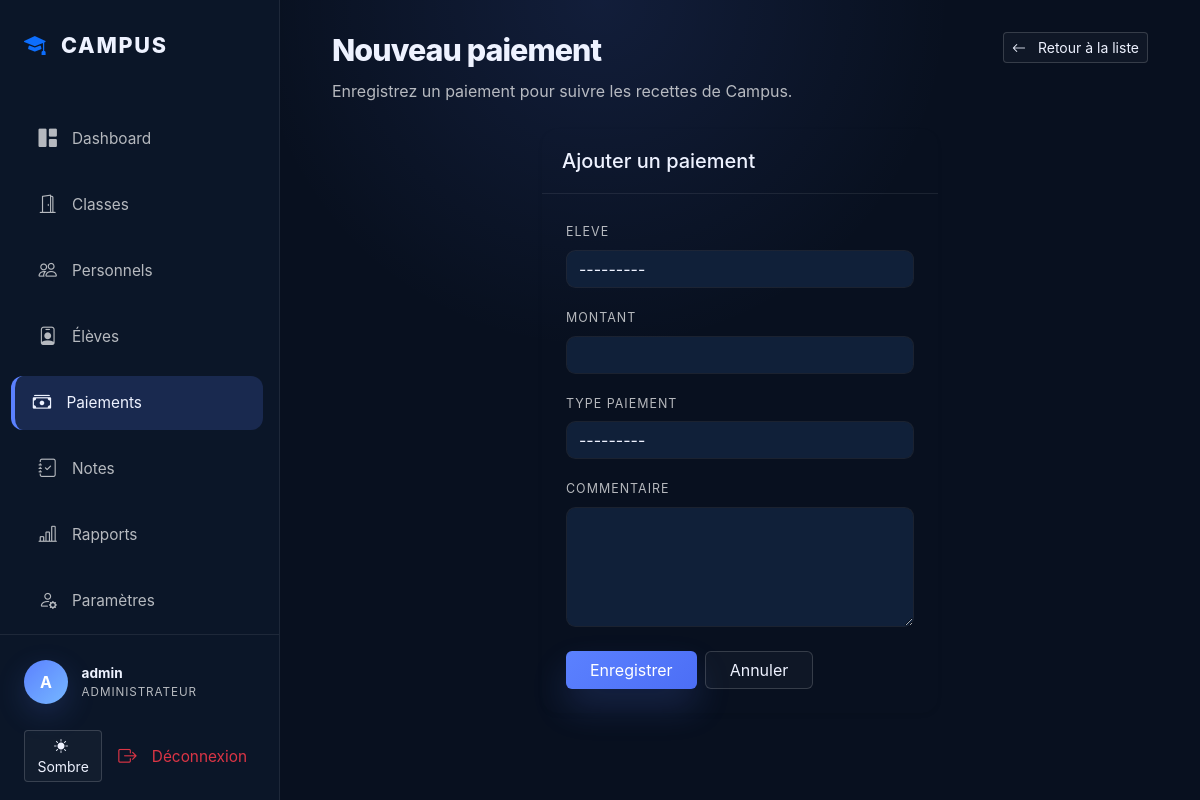
/paiements/ajouter/ (signed in), run on the app's committed database.
### my_app/models.py (models this page shows, shortened)
class Utilisateur(AbstractUser):
    ROLES = [
        ('administrateur', 'Administrateur'),
        ('responsable', 'Responsable'),
    ]
    SEXE = [
        ('homme', 'Homme'),
        ('femme', 'Femme'),
    ]
    role = models.CharField(max_length=20, choices=ROLES, blank=True, null=True)
    sexe = models.CharField(max_length=20, choices=SEXE, blank=True, null=True)
    contact = models.CharField(max_length=20, blank=True, null=True)
    objects = UtilisateurManager()

### my_app/views.py (the view)
# urls.py: path('paiements/ajouter/', ajouter_paiement, name='ajouter_paiement'),
@login_required
def ajouter_paiement(request):
    if request.method == "POST":
        form = PaiementForm(request.POST)
        if form.is_valid():
            form.save()
            return redirect('liste_paiements')
    else:
        form = PaiementForm()
    return render(request, 'ajouter_paiement.html', {'form': form})

### my_app/forms.py
class PaiementForm(forms.ModelForm):
    class Meta:
        model = Paiement
        fields = ['eleve', 'montant', 'type_paiement', 'commentaire']
        widgets = {
            'eleve': forms.Select(attrs={'class': 'form-control'}),
            'montant': forms.NumberInput(attrs={'class': 'form-control'}),
            'type_paiement': forms.Select(attrs={'class': 'form-control'}),
            'commentaire': forms.Textarea(attrs={'class': 'form-control', 'rows': 3}),
        }

### my_app/templates/ajouter_paiement.html (shortened to what this page needs)
{% extends "base.html" %}
{% block content %}
<div class="page-header mb-4">
    <div>
        <h1>Nouveau paiement</h1>
        <p class="text-muted">Enregistrez un paiement pour suivre les recettes de Campus.</p>
    </div>
    <a href="{% url 'liste_paiements' %}" class="btn btn-outline-light btn-sm">
        <i class="bi bi-arrow-left me-2"></i> Retour à la liste
    </a>
</div>
<div class="row justify-content-center">
    <div class="col-md-6">
        <div class="card shadow-sm border-0">
            <div class="card-header">
                <h5 class="card-title mb-0">Ajouter un paiement</h5>
            </div>
            <div class="card-body p-4">
                <form method="post">
                    {% for field in form %}
                        <div class="mb-3">
                            <label class="form-label">{{ field.label }}</label>
                            {{ field }}
                        </div>
                    {% endfor %}
                    <div class="d-flex gap-2 mt-4">
                        <button type="submit" class="btn btn-primary px-4">Enregistrer</button>
                        <a href="{% url 'liste_paiements' %}" class="btn btn-outline-light px-4">Annuler</a>
                    </div>
                </form>
            </div>
        </div>
    </div>
</div>
{% endblock %}

### my_app/templates/base.html (shortened to what this page needs)
<!DOCTYPE html>
<html lang="fr">
<head>
    <link href="https://cdn.jsdelivr.net/npm/bootstrap@5.3.0/dist/css/bootstrap.min.css" rel="stylesheet">
    <link rel="stylesheet" href="https://cdn.jsdelivr.net/npm/bootstrap-icons@1.11.1/font/bootstrap-icons.css">
</head>
<body>
    <div class="wrapper">
        <nav id="sidebar">
            <div class="sidebar-header">
                <i class="bi bi-mortarboard-fill text-primary"></i>
                Campus
            </div>
            <div class="nav flex-column mt-3">
                {% if user.is_authenticated %}
                    <a href="{% if user.role == 'administrateur' %}{% url 'admin_dashboard' %}{% else %}{% url 'responsable_dashboard' %}{% endif %}" class="nav-link ">
                        <i class="bi bi-grid-1x2-fill"></i> Dashboard
                    </a>
                    {% if user.role == 'administrateur' %}
                        <a href="{% url 'liste_classes' %}" class="nav-link {% if 'classe' in request.path %}active{% endif %}">
                            <i class="bi bi-door-open"></i> Classes
                        </a>
                        <a href="{% url 'liste_responsables' %}" class="nav-link {% if 'responsables' in request.path %}active{% endif %}">
                            <i class="bi bi-people"></i> Personnels
                        </a>
                    {% endif %}
                    <a href="{% url 'liste_eleves' %}" class="nav-link {% if 'eleve' in request.path %}active{% endif %}">
                        <i class="bi bi-person-badge"></i> Élèves
                    </a>
                    <a href="{% url 'liste_paiements' %}" class="nav-link {% if 'paiement' in request.path %}active{% endif %}">
                        <i class="bi bi-cash-stack"></i> Paiements
                    </a>
                    <a href="{% url 'liste_notes' %}" class="nav-link {% if 'note' in request.path %}active{% endif %}">
                        <i class="bi bi-journal-check"></i> Notes
                    </a>
                    {% if user.role == 'administrateur' %}
                        <a href="{% url 'rapports' %}" class="nav-link {% if 'rapports' in request.path %}active{% endif %}">
                            <i class="bi bi-bar-chart-line"></i> Rapports
                        </a>
                    {% endif %}
                    <a href="{% url 'profile' %}" class="nav-link {% if 'profile' in request.path %}active{% endif %}">
                        <i class="bi bi-person-gear"></i> Paramètres
                    </a>
                {% else %}
                    <a href="{% url 'login' %}" class="nav-link">
                        <i class="bi bi-box-arrow-in-right"></i> Connexion
                    </a>
                {% endif %}
            </div>
            <div class="sidebar-footer">
                {% if user.is_authenticated %}
                    <div class="user-profile mb-3">
                        <div class="user-avatar">
                            {{ user.username|first|upper }}
                        </div>
                        <div class="user-info">
                            <span class="name">{{ user.get_full_name|default:user.username }}</span>
                            <span class="role">{{ user.role|upper }}</span>
                        </div>
                    </div>
                    <div class="d-flex gap-2 mb-2">
                        <button id="themeToggle" class="btn btn-sm btn-outline-light" title="Basculer thème">
                        </button>
                        <a href="{% url 'logout' %}" class="nav-link text-danger m-0 p-2">
                            <i class="bi bi-box-arrow-right"></i> Déconnexion
                        </a>
                    </div>
                {% endif %}
            </div>
        </nav>
        <main class="main-content">
            <div class="container-fluid">
                {% block content %}{% endblock %}
            </div>
        </main>
    </div>
</body>
</html>

### my_app/templates/base.html (style rules this page uses)
:root { --bg-color: #08101f; --surface: #102039; --card-bg: #15203a; --sidebar-bg: #0b1628; --accent-color: #5b81ff; --accent-soft: rgba(91, 129, 255, 0.18); --text-main: #eef2ff; --text-muted: rgba(255,255,255,0.70); --text-muted-weak: rgba(255,255,255,0.48); --border-color: rgba(255, 255, 255, 0.08); }
* { box-sizing: border-box; }
body { background: radial-gradient(circle at top, rgba(91, 129, 255, 0.12), transparent 35%), var(--bg-color); color: var(--text-main); font-family: 'Inter', system-ui, -apple-system, BlinkMacSystemFont, sans-serif; margin: 0; min-height: 100vh; overflow-x: hidden; }
.wrapper { display: flex; min-height: 100vh; }
#sidebar { width: 280px; background-color: var(--sidebar-bg); border-right: 1px solid var(--border-color); display: flex; flex-direction: column; position: fixed; height: 100vh; z-index: 1000; padding-bottom: 1.5rem; }
.main-content { flex: 1; margin-left: 280px; padding: 2rem 2.5rem; min-height: 100vh; }
.sidebar-header { padding: 1.8rem 1.5rem; font-weight: 800; font-size: 1.35rem; color: var(--text-main); display: flex; align-items: center; gap: 0.85rem; text-transform: uppercase; letter-spacing: 0.08em; }
.nav-link { color: var(--text-muted); padding: 0.85rem 1.4rem; display: flex; align-items: center; gap: 0.95rem; transition: all 0.2s ease; border-radius: 12px; margin: 0.35rem 1rem; font-size: 0.96rem; }
.nav-link.active { color: var(--text-main); background-color: var(--accent-soft); border-left: 4px solid var(--accent-color); margin-left: 0.7rem; padding-left: 1.1rem; }
.nav-link i { font-size: 1.15rem; }
.sidebar-footer { margin-top: auto; padding: 1rem 1.5rem; border-top: 1px solid var(--border-color); }
.user-profile { display: flex; align-items: center; gap: 0.85rem; padding: 0.6rem 0; }
.user-avatar { width: 44px; height: 44px; background: linear-gradient(135deg, #5b81ff 0%, #76b7ff 100%); border-radius: 50%; display: inline-flex; align-items: center; justify-content: center; font-weight: 700; color: #fff; box-shadow: 0 10px 30px rgba(91,129,255,0.18); }
.user-info { font-size: 0.85rem; }
.user-info .name { display: block; font-weight: 700; }
.user-info .role { display: block; color: var(--text-muted); font-size: 0.73rem; text-transform: uppercase; letter-spacing: 0.08em; }
.card { background-color: var(--card-bg); border: 1px solid rgba(255,255,255,0.08); border-radius: 1rem; color: var(--text-main); box-shadow: 0 18px 45px rgba(0, 0, 0, 0.15); }
.card-header { border-bottom: 1px solid rgba(255,255,255,0.08); background: transparent; padding: 1.25rem; }
.page-header { display: flex; justify-content: space-between; align-items: flex-start; gap: 1rem; margin-bottom: 1.75rem; }
.page-header h1 { margin: 0; font-size: clamp(1.9rem, 2.3vw, 2.7rem); font-weight: 800; letter-spacing: -0.03em; }
.page-header p { margin: 0.6rem 0 0; color: var(--text-muted); max-width: 52rem; line-height: 1.7; }
.text-muted { color: var(--text-muted) !important; }
.card, .card-body { background: transparent; }
.card.shadow, .card.shadow-sm { box-shadow: 0 18px 45px rgba(0,0,0,0.12); }
.form-control, .form-select, .form-check-input { background-color: var(--surface) !important; border: 1px solid rgba(255,255,255,0.10) !important; color: var(--text-main) !important; border-radius: 0.6rem !important; }
.form-control::placeholder { color: var(--text-muted-weak) !important; }
textarea.form-control { min-height: 120px; }
.form-control, .form-select { border: 1px solid rgba(255,255,255,0.08) !important; background-color: var(--surface) !important; }
.form-control, .form-select, .form-check-input { background-color: var(--surface); border: 1px solid rgba(255,255,255,0.12); color: var(--text-main); border-radius: 0.9rem; transition: border-color 0.2s ease, box-shadow 0.2s ease; }
.form-label { color: var(--text-muted); letter-spacing: 0.08em; font-size: 0.78rem; text-transform: uppercase; }
.btn-primary { background: linear-gradient(135deg, #5b81ff 0%, #4c6ef5 100%); border: none; box-shadow: 0 18px 35px rgba(91,129,255,0.18); }
.btn-outline-light { color: var(--text-main); border-color: rgba(255,255,255,0.16); background: rgba(255,255,255,0.03); }

### data on the page
Utilisateur: username|first "A", get_full_name "admin", role "ADMINISTRATEUR"

### other printed values
{{ field.label }} "ELEVE" "MONTANT" "TYPE PAIEMENT" "COMMENTAIRE"
